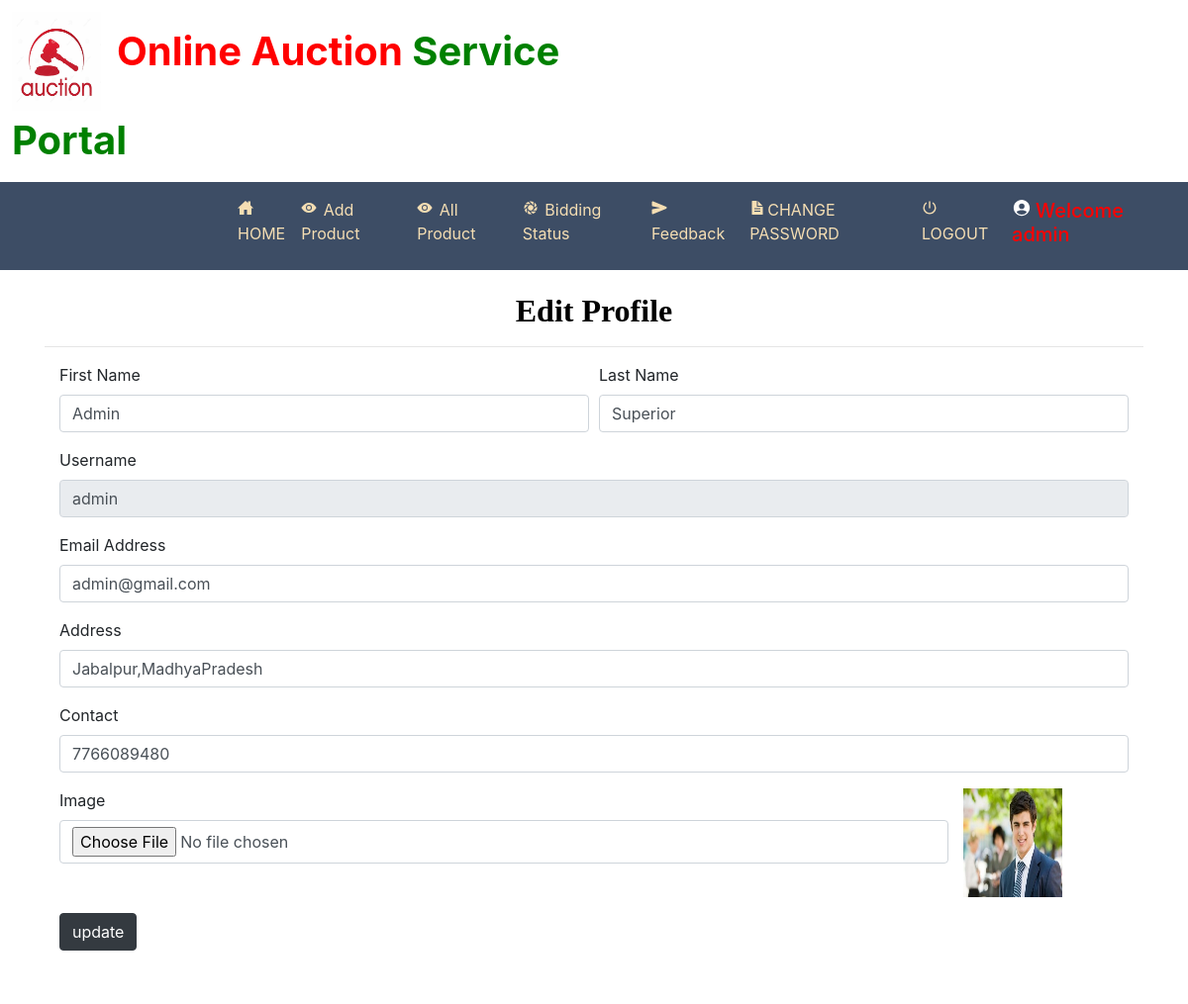
Page /edit_profile1 (signed in) on the committed database.
### auction/models.py (models this page shows, shortened)
class Bidder(models.Model):
    user = models.ForeignKey(User,on_delete=models.CASCADE,null=True)
    dob = models.DateField(null=True)
    address = models.CharField(max_length=100,null=True)
    contact = models.CharField(max_length=10,null=True)
    image = models.FileField(null=True)
    membership = models.ForeignKey(Member_fee,on_delete=models.CASCADE,null=True)

### auction/views.py (the view, shortened to what this page needs)
# urls.py: path('edit_profile1',Edit_Profile1,name="edit_profile1"),
def Edit_Profile1(request):
    if not request.user.is_authenticated:
        return redirect('login_user')
    new2 = new()
    count = 0
    if new2:
        count += 1
    user1 = User.objects.get(id=request.user.id)
    pro=""
    try:
        pro = Bidder.objects.get(user=user1)
        if pro:
            error="pat"
    except:
        pro = Auction_User.objects.get(user=user1)
    if pro.membership.fee == "Unpaid":
        return redirect('Member_Payment_mode')
    terror = False
    d = {'terror':terror,'pro':pro,'data':pro,'count':count,'new2':new2}
    return render(request, 'edit_profile1.html',d)

### auction/views.py (called while the page is built)
def new():
    status = Status.objects.get(status="pending")
    new_pro = Product.objects.filter(status=status)
    return new_pro

### auction/templates/edit_profile1.html (shortened to what this page needs)
{% extends 'navigation.html' %}
{% block body %}
{% load static %}
<div class="container" style="background:white">
    <h2 style="font-weight:bold;font-family : 'perpetua' ; color : black ;margin-top:2%" align="center">Edit Profile</h2><hr>
<div class="container-fluid" style="">
    <div class="row">
        <div class="col-md-12">
            <form method="post" action="" enctype="multipart/form-data">
    <div class="form-row">
    <div class="form-group col-md-6">
      <label for="inputEmail4">First Name</label>
      <input type="text" class="form-control" value="{{pro.user.first_name}}" name="fname" id="inputEmail4">
    </div>
    <div class="form-group col-md-6">
      <label for="inputPassword4">Last Name</label>
      <input type="text" class="form-control" name="lname" value="{{pro.user.last_name}}" id="inputPassword4">
    </div>
  </div>
    <div class="form-row">
    <div class="form-group col-md-12">
      <label for="inputEmail4">Username</label>
      <input type="text" class="form-control" name="uname" value="{{pro.user.username}}" id="inputEmail4" readonly>
    </div>
        <div class="form-group col-md-12">
      <label for="inputEmail4">Email Address</label>
      <input type="text" class="form-control" name="email" value="{{pro.user.email}}" id="inputEmail4">
    </div>
  </div>
<div class="form-row">
    <div class="form-group col-md-12">
      <label for="inputEmail4">Address</label>
      <input type="text" class="form-control" name="address" value="{{pro.address}}" id="inputEmail4">
    </div>
  </div>
 <div class="form-row">
    <div class="form-group col-md-12">
    <label for="exampleInputPassword1">Contact</label>
    <input type="text" class="form-control" id="exampleInputPassword1" value="{{pro.contact}}" name="contact">
  </div>
        </div>
<div class="form-row">
    <div class="form-group col-md-10">
    <label for="exampleInputPassword1">Image</label>
    <input type="file" class="form-control" id="exampleInputPassword1" name="image">
  </div>
    <div class="form-group col-md-2">
   <img src="{{pro.image.url}}" style="width:100px;height:110px">
  </div>
</div>
  <button type="submit" class="btn btn-dark" style="margin-bottom:5%">update</button>
</form>
        </div>
    </div>
</div>
</div>
{% endblock %}

### auction/templates/navigation.html (style rules this page uses)
* { box-sizing: border-box; }

### rows in the picture
Bidder: fname "Admin", lname "Superior", uname "admin", email "admin@gmail.com", address "Jabalpur,MadhyaPradesh", contact "7766089480", image (picture)
